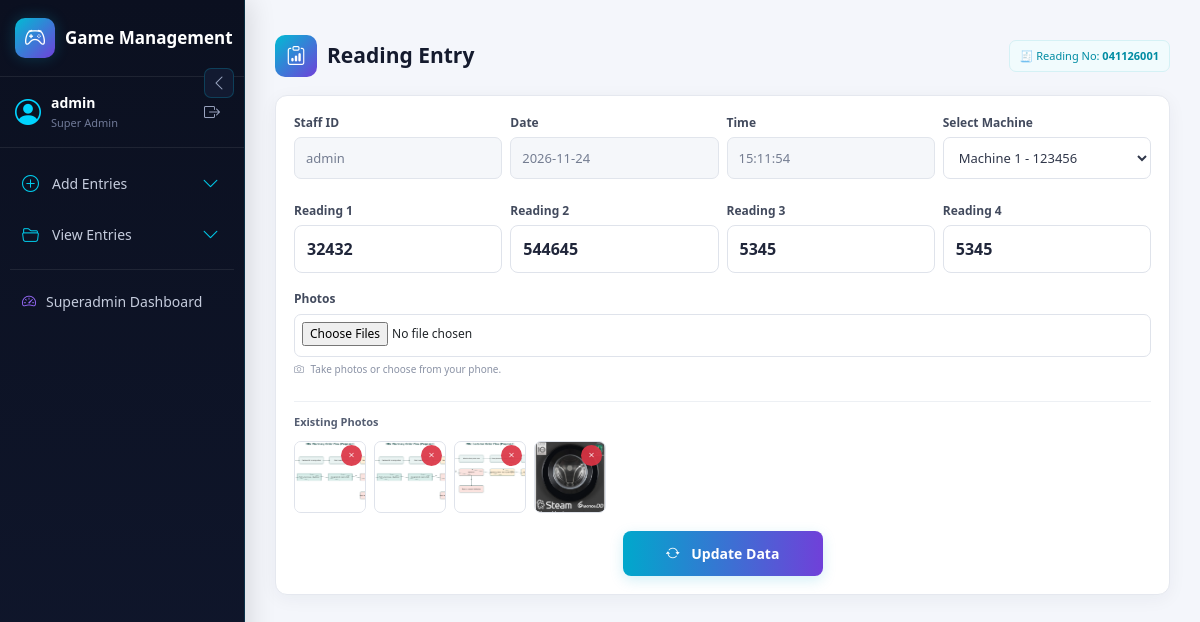
Screenshot of /entry/staff/20/edit/ (signed in) with the database file from the repository.
### videostore/models.py (models this page shows, shortened)
class User(AbstractUser):
    ROLE_CHOICES = (
        ('superadmin', 'SuperAdmin'),
        ('staff', 'Staff'),
    )
    role = models.CharField(max_length=20, choices=ROLE_CHOICES)
    store = models.ForeignKey('Store', on_delete=models.SET_NULL, null=True, blank=True)
    phone_number = models.CharField(max_length=20, blank=True, null=True)

class ReadingData(models.Model):
    staff = models.ForeignKey(User, on_delete=models.SET_NULL, null=True, limit_choices_to={'role': 'staff'})
    machine = models.ForeignKey(Machine, on_delete=models.SET_NULL, null=True)
    reading_no = models.CharField(max_length=100)
    reading_1 = models.PositiveIntegerField(default=0)
    reading_2 = models.PositiveIntegerField(default=0)
    reading_3 = models.PositiveIntegerField(default=0)
    reading_4 = models.PositiveIntegerField(default=0)
    date = models.DateField(auto_now_add=True)
    time = models.TimeField(auto_now_add=True)
    photo = models.ImageField(upload_to='uploads/', null=True, blank=True)
    entry_source = models.CharField(
        max_length=30,
        choices=[('staff_entry', 'Staff Entry')],
        default='staff_entry'
    )

class Machine(models.Model):
    name = models.CharField(max_length=100)
    number = models.CharField(max_length=20, unique=True)
    store = models.ForeignKey(Store, on_delete=models.CASCADE)

class ReadingDataPhoto(models.Model):
    reading_data = models.ForeignKey(ReadingData, related_name='photos', on_delete=models.CASCADE)
    photo = models.ImageField(upload_to='reading_photos/')

### videostore/views.py (the view, shortened to what this page needs)
@login_required
def edit_staff_entry(request, entry_id):
    user = request.user
    entry = get_object_or_404(ReadingData, pk=entry_id)
    if user.role == 'staff' and entry.staff != user:
        messages.error(request, "You are not authorized to edit this entry.")
        return redirect('staff_entries')
    if user.role == 'staff':
        machines = Machine.objects.filter(store=user.store)
    elif user.is_superuser or user.role == 'superadmin':
        machines = Machine.objects.all()
    else:
        messages.error(request, "Unauthorized access.")
        return redirect('custom_login')
    context = {
        'entry': entry,
        'now': timezone.now(),
        'machines': machines,
        'Reading_no': entry.reading_no,
        'existing_photos': entry.photos.all(),
    }
    return render(request, 'staff_entry.html', context)

### videostore/templates/staff_entry.html (shortened to what this page needs)
{% extends 'base.html' %}
{% load static %}
{% block content %}
<div class="staff-entry-page">
    <div class="entry-top">
        <div class="entry-heading">
            <div class="entry-heading-icon">
                <i class="bi bi-clipboard-data"></i>
            </div>
            <div>
                <h3>
                    Reading Entry
                </h3>
            </div>
        </div>
        <div class="reading-number">
            🧾
            Reading No:
            <strong>{{ Reading_no }}</strong>
        </div>
    </div>
    <form
        method="POST"
        enctype="multipart/form-data"
        id="entryForm"
        class="entry-form"
    >
        <div class="row g-2">
            <div class="col-6 col-md-3">
                <label class="entry-label">
                    Staff ID
                </label>
                <input
                    type="text"
                    class="entry-input readonly-field"
                    value="{{ request.user.username }}{% if request.user.store %} - {{ request.user.store.name }}{% endif %}"
                    readonly
                >
            </div>
            <div class="col-6 col-md-3">
                <label class="entry-label">
                    Date
                </label>
                <input
                    type="text"
                    class="entry-input readonly-field"
                    value="{{ now|date:'Y-m-d' }}"
                    readonly
                >
            </div>
            <div class="col-6 col-md-3">
                <label class="entry-label">
                    Time
                </label>
                <input
                    type="text"
                    class="entry-input readonly-field"
                    value="{{ now|time:'H\:i:s' }}"
                    readonly
                >
            </div>
            <div class="col-6 col-md-3">
                <label class="entry-label">
                    Select Machine
                </label>
                <select
                    class="entry-select"
                    name="machine"
                    required
                >
                    {% for machine in machines %}
                        <option
                            value="{{ machine.id }}"
                            {% if entry and entry.machine.id == machine.id %}
                                selected
                            {% endif %}
                        >
                            {{ machine.name }} - {{ machine.number }}
                        </option>
                    {% endfor %}
                </select>
            </div>
        </div>
        <div class="row g-2 readings-row">
            <div class="col-6 col-md-3">
                <label class="entry-label">
                    Reading 1
                </label>
                <div class="reading-box">
                    <input
                        type="number"
                        class="reading-input"
                        name="reading_1"
                        min="0"
                        required
                        value="{{ entry.reading_1|default_if_none:'' }}"
                        placeholder="Enter reading"
                        inputmode="numeric"
                    >
                </div>
            </div>
            <div class="col-6 col-md-3">
                <label class="entry-label">
                    Reading 2
                </label>
                <div class="reading-box">
                    <input
                        type="number"
                        class="reading-input"
                        name="reading_2"
                        min="0"
                        required
                        value="{{ entry.reading_2|default_if_none:'' }}"
                        placeholder="Enter reading"
                        inputmode="numeric"
                    >
                </div>
            </div>
            <div class="col-6 col-md-3">
                <label class="entry-label">
                    Reading 3
                </label>
                <div class="reading-box">
                    <input
                        type="number"
                        class="reading-input"
                        name="reading_3"
                        min="0"
                        required
                        value="{{ entry.reading_3|default_if_none:'' }}"
                        placeholder="Enter reading"
                        inputmode="numeric"
                    >
                </div>
            </div>
            <div class="col-6 col-md-3">
                <label class="entry-label">
                    Reading 4
                </label>
                <div class="reading-box">
                    <input
                        type="number"
                        class="reading-input"
                        name="reading_4"
                        min="0"
                        required
                        value="{{ entry.reading_4|default_if_none:'' }}"
                        placeholder="Enter reading"
                        inputmode="numeric"
                    >
                </div>
            </div>
        </div>
        <div class="photo-section">
            <label class="photo-label">
                Photos
            </label>
            <input
                type="file"
                id="photoInput"
                name="photos"
                accept="image/*"
                capture="environment"
                multiple
                class="photo-input"
            >
            <div class="photo-note">
                <i class="bi bi-camera me-1"></i>
                Take photos or choose from your phone.
            </div>
            {% if existing_photos %}
                <div class="existing-photos">
                    <div class="existing-title">
                        Existing Photos
                    </div>
                    <div
                        id="existingPhotoPreview"
                        class="photo-preview"
                    >
                        {% for photo in existing_photos %}
                            <div
                                class="photo-item existing-photo"
                                data-photo-id="{{ photo.id }}"
                            >
                                <img
                                    src="{{ photo.photo.url }}"
                                    alt="Existing photo"
                                >
                                <button
                                    type="button"
                                    class="photo-remove remove-existing-btn"
                                    title="Remove"
                                >
                                    <i class="bi bi-x"></i>
                                </button>
                            </div>
                        {% endfor %}
                    </div>
                </div>
            {% endif %}
        </div>
        <div class="save-area">
            <button
                type="submit"
                class="save-button"
            >
                {% if entry %}
                    <i class="bi bi-arrow-repeat me-2"></i>
                    Update Data
                {% else %}
                    <i class="bi bi-check-circle me-2"></i>
                    Save Data
                {% endif %}
            </button>
        </div>
    </form>
</div>
{% endblock %}

### videostore/templates/base.html (shortened to what this page needs)
<!DOCTYPE html>
<html lang="en">
<head>
    <link
        href="https://cdn.jsdelivr.net/npm/bootstrap@5.3.3/dist/css/bootstrap.min.css"
        rel="stylesheet"
    >
    <link
        href="https://cdn.jsdelivr.net/npm/bootstrap-icons@1.11.3/font/bootstrap-icons.css"
        rel="stylesheet"
    >
</head>
<body>
    <aside
        class="desktop-sidebar d-none d-md-flex"
        id="sidebar"
    >
        <div class="sidebar-top">
            <div class="game-brand">
                <div class="game-brand-icon">
                    <i class="bi bi-controller"></i>
                </div>
                <div class="game-brand-text-wrapper">
                    <div class="game-brand-text">
                        Game Management
                    </div>
                </div>
            </div>
        </div>
        <div class="user-section">
            <div class="user-profile">
                <div class="user-info">
                    <i class="bi bi-person-circle user-icon"></i>
                    <div class="nav-text">
                        <div class="username">
                            {{ request.user.username }}
                        </div>
                        <div class="user-role">
                            {% if request.user.is_superuser %}
                                Super Admin
                            {% elif request.user.role %}
                                {{ request.user.role|title }}
                            {% else %}
                                Staff
                            {% endif %}
                        </div>
                    </div>
                </div>
                <a
                    href="{% url 'custom_logout' %}"
                    class="logout-btn nav-text"
                    title="Logout"
                >
                    <i class="bi bi-box-arrow-right"></i>
                </a>
            </div>
        </div>
        <div class="sidebar-nav">
            <ul>
                <li>
                    <button
                        type="button"
                        class="menu-toggle"
                        onclick="toggleSubmenu(this)"
                    >
                        <i class="bi bi-plus-circle"></i>
                        <span class="nav-text">
                            Add Entries
                        </span>
                        <i class="bi bi-chevron-down menu-arrow"></i>
                    </button>
                </li>
                <li>
                    <button
                        type="button"
                        class="menu-toggle"
                        onclick="toggleSubmenu(this)"
                    >
                        <i class="bi bi-folder2-open"></i>
                        <span class="nav-text">
                            View Entries
                        </span>
                        <i class="bi bi-chevron-down menu-arrow"></i>
                    </button>
                </li>
                {% if request.user.role == 'superadmin' or request.user.is_superuser %}
                    <li class="superadmin-link">
                        <a href="{% url 'superadmin_dashboard' %}">
                            <i class="bi bi-speedometer2"></i>
                            <span class="nav-text">
                                Superadmin Dashboard
                            </span>
                        </a>
                    </li>
                {% endif %}
            </ul>
        </div>
        <button
            type="button"
            class="sidebar-toggle"
            onclick="toggleSidebar()"
            title="Collapse sidebar"
            id="sidebarToggle"
        >
            <i class="bi bi-chevron-left"></i>
        </button>
    </aside>
    <div
        class="main-wrapper"
        id="mainWrapper"
    >
        <main class="content">
            {% block content %}
            {% endblock %}
        </main>
    </div>
</body>
</html>

### rows the page displays
User: user.username "admin"
ReadingData: reading_no "041126001", machine "Machine 1 - 123456", reading_1 "32432", reading_2 "544645", reading_3 "5345", reading_4 "5345"
ReadingDataPhoto: photo (picture)
ReadingDataPhoto: photo (picture)
ReadingDataPhoto: photo (picture)
ReadingDataPhoto: photo (picture)
